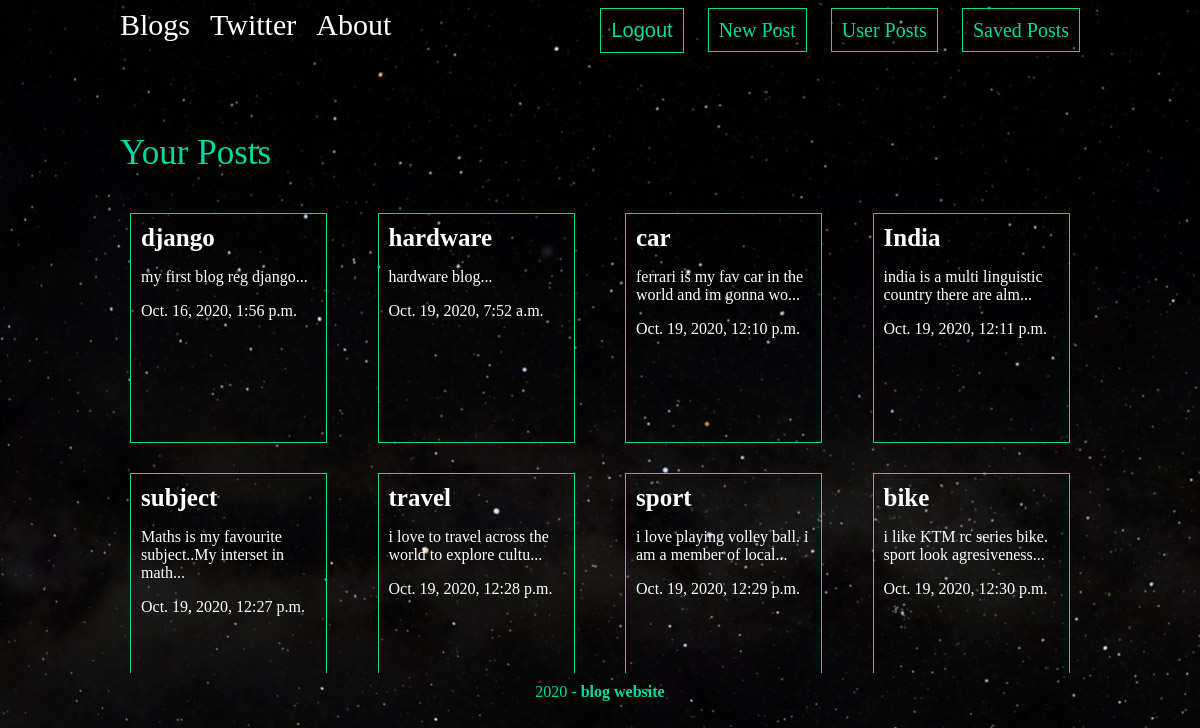
Page /Posts/userpost/ (signed in) on the committed database.
### posts/models.py (models this page shows, shortened)
class Post(models.Model):
    title = models.CharField(max_length=100)
    body = models.TextField()
    date = models.DateTimeField(auto_now_add=True)
    thumb = models.ImageField(default="default.jpg",blank=True)
    author = models.ForeignKey(User,default=None,on_delete=models.CASCADE)
    def snippet(self):
        return self.body[:50] + '...'

### posts/views.py (the view)
def user_post(request):
    userpost = Post.objects.filter(author=request.user)
    return render(request,'posts/user_post.html', {'posts': userpost})

### posts/templates/posts/user_post.html
{% extends 'base_layout.html' %}
{% block contents %}
    <h1>Your Posts</h1>
    <div class="userpost">
        {% for post in posts%}
        <div class="post">
            <h3><a href="{% url 'posts:user_post_detail' name=post.title %}">{{post.title}}</a></h3>
            <p>{{post.snippet}}</p>
            <p>{{post.date}}</p>
        </div>
        {% endfor %}
    </div>
{% endblock %}

### assets/css.css (style rules this page uses)
body { background-image:url(bg.jpg); color:#fff; }
h1,h2,h3,h4,h5 { font-weight:normal; margin:0; }
a,a:hover,a:visited { color:#fff; text-decoration:none; }
div.wrapper h1 { margin:30px auto; font-size:35px; color: #00dba0; }
.recent-post,.post { padding:10px; width: 175px; height:200px; border: 1px solid #00dba0; position:relative; padding-bottom:18px; }
.recent-post h3,.post h3 { font-size:25px; font-weight:bold; }
.userpost,.savedpost { display:grid; padding: 10px 20px 20px 10px; width:100%; height:440px; overflow:scroll; grid-template-columns: 1fr 1fr 1fr 1fr; grid-gap:30px; float:left; }

### rows in the picture
Post: title "django", snippet "my first blog reg django...", date "Oct. 16, 2020, 1:56 p.m."
Post: title "hardware", snippet "hardware blog...", date "Oct. 19, 2020, 7:52 a.m."
Post: title "car", snippet "ferrari is my fav car in the world and im gonna wo...", date "Oct. 19, 2020, 12:10 p.m."
Post: title "India", snippet "india is a multi linguistic country there are alm...", date "Oct. 19, 2020, 12:11 p.m."
Post: title "subject", snippet "Maths is my favourite subject..My interset in math...", date "Oct. 19, 2020, 12:27 p.m."
Post: title "travel", snippet "i love to travel across the world to explore cultu...", date "Oct. 19, 2020, 12:28 p.m."
Post: title "sport", snippet "i love playing volley ball. i am a member of local...", date "Oct. 19, 2020, 12:29 p.m."
Post: title "bike", snippet "i like KTM rc series bike. sport look agresiveness...", date "Oct. 19, 2020, 12:30 p.m."
